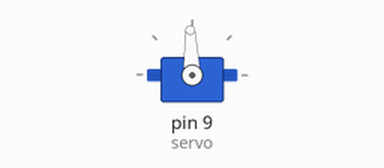
Bench run of a sketch on a simulated Arduino Uno, built with avr-gcc and run on an emulated ATmega328P. Shown: servo. Random numbers use the default seed unless the sketch sets one.

Above: at 0.15 s.
At 10.13 s:
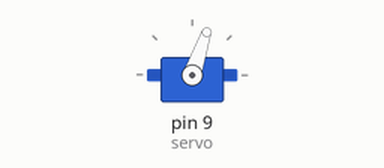
At 20.41 s:
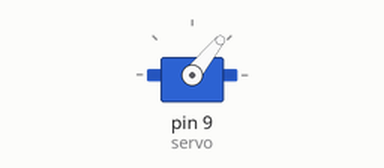
At 39.77 s:
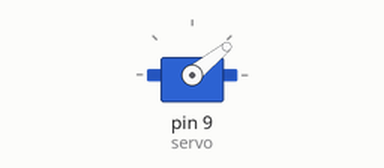
Timing chart, 0 to 40.0 s (numbered marks = the images above):
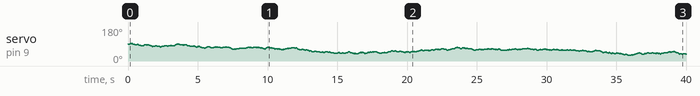

The sketch:

sonic_servo.ino
```cpp
#include <Servo.h>
#include <NewPing.h>

// sonar setup
#define ECHO_PIN    2
#define TRIGGER_PIN 3
#define MAX_DIST  200
NewPing sonar(TRIGGER_PIN, ECHO_PIN, MAX_DIST);

// servo setup
Servo servo;
int readings[180];
int delta = 1;
int i = 90;

void setup() {
  servo.attach(9);  // servo control (orange) on pin 9
  Serial.begin(9600);

  for (int i = 0; i < 180; i++) {
    readings[i] = MAX_DIST;
  }
}


void loop() {
  i += delta;
  if ( i < 1 or i > 179 ) {
    delta *= -1;
  }
  servo.write(i);
  delay(20);
  delta = random(2) == 1 ? -1 : 1;
}

int min_near(int pos) {
  int a = pos - 30;
  int b = pos + 30;

  int angle = pos;
  for (int i = max(pos - 10, 0); i < min(pos + 10, 180); i++) {
    if (readings[i] < readings[angle]) {
      angle = i;
    }
  }
  return angle;
}
```
